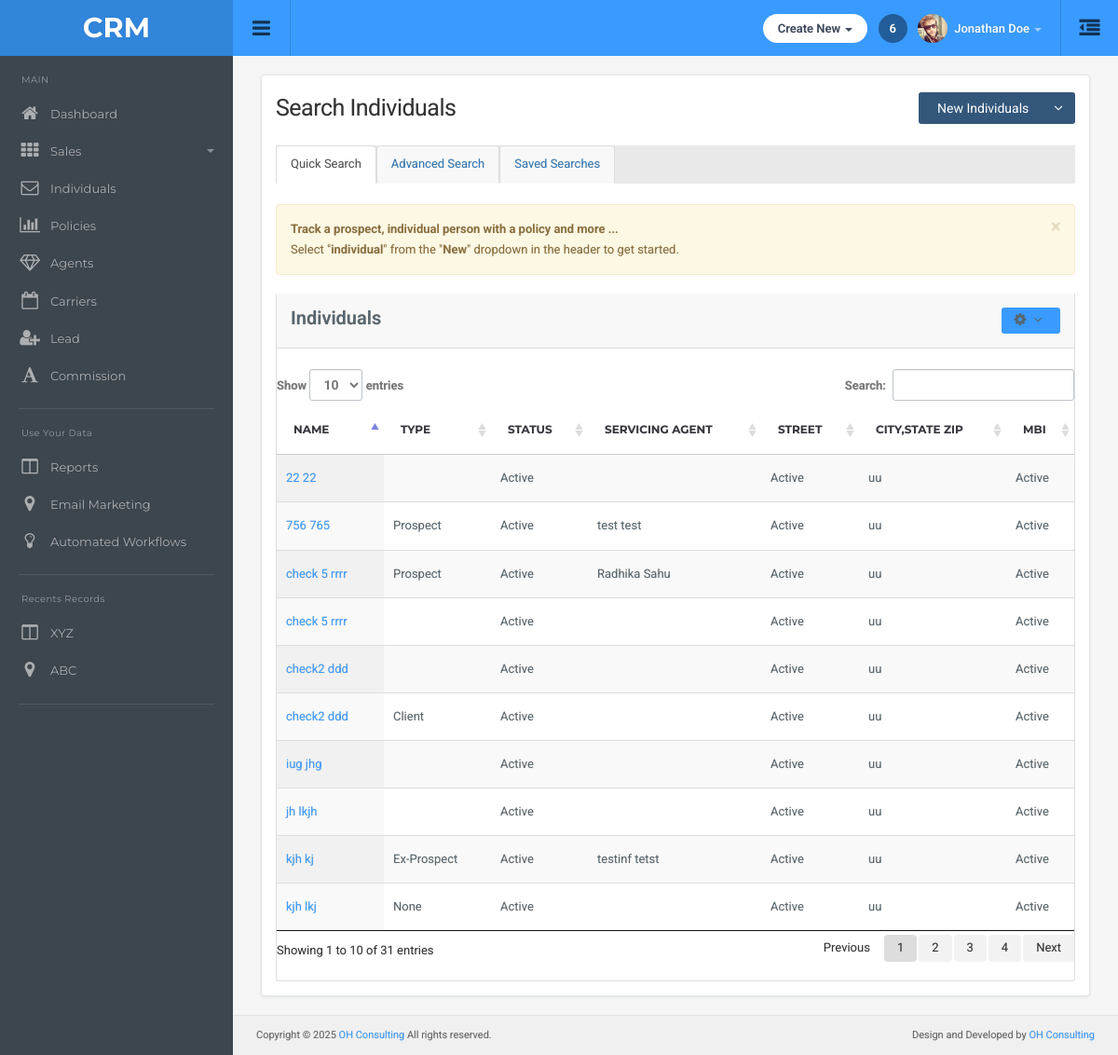
Before: /Individuals/search-individuals/ with the older database file.
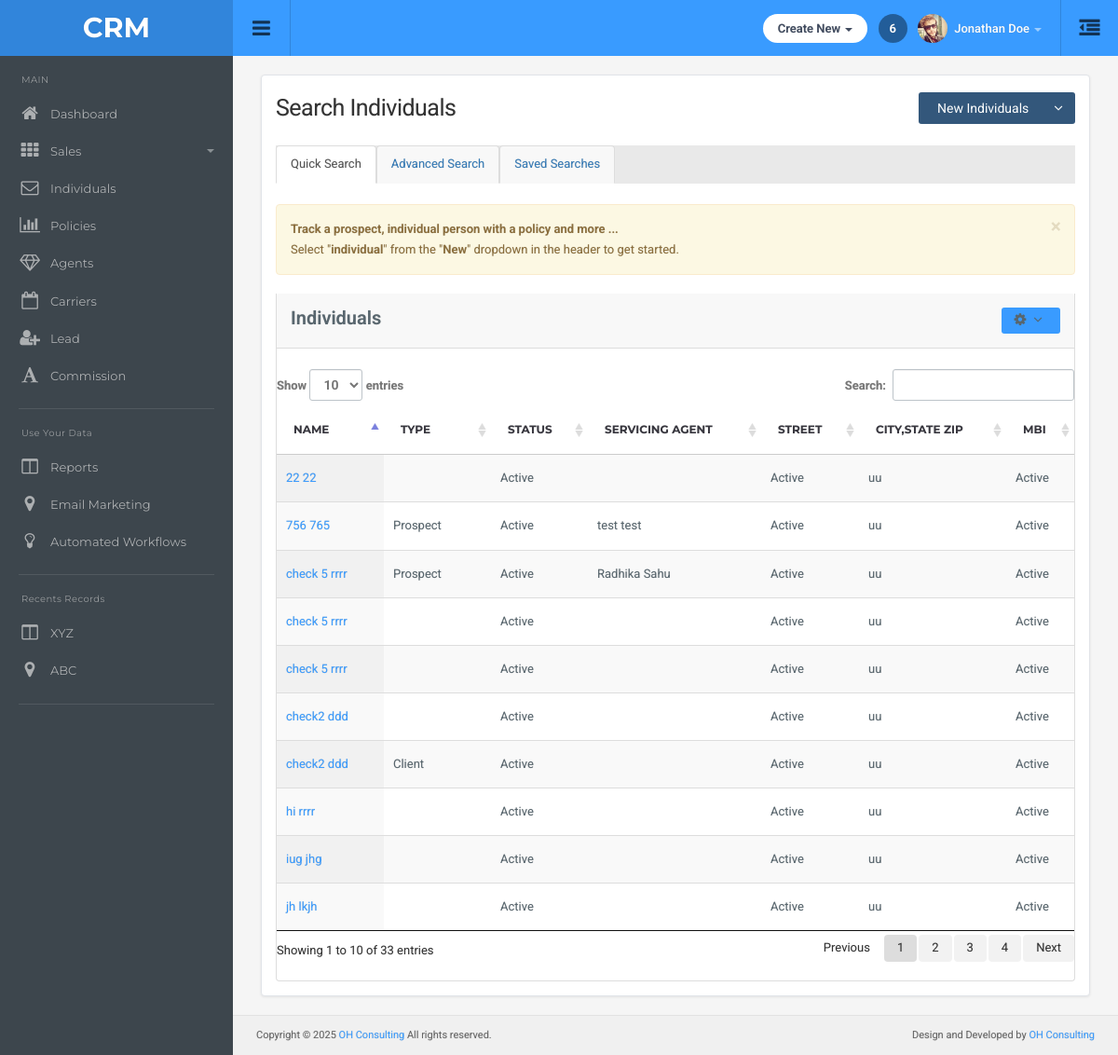
After: the same page with the newer database file.
### main/models.py (models this page shows)
class Individuals(models.Model):
    first_name = models.CharField(max_length=100)
    middle_name = models.CharField(max_length=100,null=True,blank=True)
    last_name = models.CharField(max_length=100)
    individual_type = models.CharField(max_length=100,null=True,blank=True)
    servicing_agent = models.ForeignKey(Agent,on_delete=models.CASCADE,null=True,blank=True)
    email = models.EmailField(null=True,blank=True)
    business_phone = models.CharField(max_length=10, blank=True, null=True)
    business_ext = models.CharField(max_length=10, blank=True, null=True)
    home_phone = models.CharField(max_length=10, blank=True, null=True)
    home_ext = models.CharField(max_length=10, blank=True, null=True)
    cell_phone = models.CharField(max_length=10, blank=True, null=True)
    cell_ext = models.CharField(max_length=10, blank=True, null=True)
    carrier = models.ForeignKey(Carrier,on_delete=models.SET_NULL,null=True,blank=True)

class Agent(models.Model):
    first_name = models.CharField(max_length=100)
    last_name = models.CharField(max_length=100,null=True,blank=True)
    business_phone = models.CharField(max_length=12,null=True,blank=True)
    ext = models.CharField(max_length=10,null=True,blank=True)
    email = models.EmailField(null=True,blank=True)
    agent_type = models.CharField(max_length=50,null=True,blank=True)
    status = models.CharField(max_length=50,null=True,blank=True)
    npn = models.CharField(max_length=100,null=True,blank=True)
    agency = models.ForeignKey(Agency,on_delete=models.CASCADE,related_name="agent_agency")
    agent_number = models.CharField(max_length=100,null=True,blank=True)

### main/views.py (the view)
# urls.py: path('Individuals/search-individuals/', views.search_individuals_list, name='search_individuals_list'),
def search_individuals_list(request):
    individual = Individuals.objects.all()
    carriers = Carrier.objects.all()
    context = {
        'individual':individual,
        'carriers':carriers
    }
    return render(request, 'Individuals/searchindividuals.html',context)

### templates/Individuals/searchindividuals.html (shortened to what this page needs)
{% extends "dashboard/base.html" %}
{% load static %}
{% block main-content %}
<div class="container-default">
  <div class="search-agents-container">
    <div class="page-header-row">
      <h1 class="page-title">Search Individuals</h1>
      <div class="btn-group">
        <button type="button" class="btn btn-primary" data-toggle="modal" data-target="#newIndividualModal">
          New Individuals
        </button>
        <button type="button" class="btn btn-primary dropdown-toggle" data-toggle="dropdown" aria-haspopup="true"
          aria-expanded="false">
          <i class="fa fa-angle-down"></i>
        </button>
      </div>
    </div>
    <ul class="nav nav-tabs">
      <li class="active"><a href="{% url 'search_individuals_list' %}">Quick Search</a></li>
      <li><a href="{% url 'advanced_individuals' %}">Advanced Search</a></li>
      <li><a href="{% url 'saved_individuals' %}">Saved Searches</a></li>
    </ul>
    <br>
    <div class="alert alert-warning alert-dismissible" role="alert">
      <button type="button" class="close" data-dismiss="alert" aria-label="Close">
        <span aria-hidden="true">&times;</span>
      </button>
      <strong>Track a prospect, individual person with a policy and more ...</strong><br>
      Select "<strong>individual</strong>" from the "<strong>New</strong>" dropdown in the header to get started.
    </div>
    <div class="agents-panel">
      <div class="panel-heading clearfix">
        <strong class="pull-left">Individuals</strong>
        <div class="dropdown pull-right">
          <button class="btn btn-sm btn-default dropdown-toggle" type="button" id="agentsDropdown"
            data-toggle="dropdown" aria-haspopup="true" aria-expanded="false">
            <i class="fa fa-cog"></i> <i class="fa fa-angle-down"></i>
          </button>
        </div>
      </div>
      <br>
      <div class="panel-body table-responsive">
        <table id="example8" class="table display">
          <thead>
            <tr>
              <th>Name</th>
              <th>Type</th>
              <th>Status</th>
              <th>Servicing Agent</th>
              <th>Street</th>
              <th>City,State Zip</th>
              <th>MBI</th>
            </tr>
          </thead>
          <tbody>
            {% for i in individual %}
            <tr>
              <td><a href="{% url 'individual_tab' i.id %}">{{i.first_name}} {{i.last_name}}</a></td>
              <td>{{i.individual_type}}</td>
              <td>Active</td>
              <td>{{i.servicing_agent.first_name}} {{i.servicing_agent.last_name}}</td>
              <td>Active</td>
              <td>uu</a></td>
              <td>Active</td>
            </tr>
           {% endfor %}
          </tbody>
        </table>
      </div>
    </div>
  </div>
 {% include "Individuals/addindividualmodal.html" %}
  {% endblock %}

Changed rows visible on the page:
no longer on this page (row unchanged): Individuals: first_name "kjh", last_name "kj", individual_type "Ex-Prospect", servicing_agent.first_name "testinf", servicing_agent.last_name "tetst"
no longer on this page (row unchanged): Individuals: first_name "kjh", last_name "lkj", individual_type "None"
added Individuals: first_name "check 5", last_name "rrrr"
added Individuals: first_name "hi", last_name "rrrr"
Other visible differences:
text written by a page script: "Show entries Search: Showing 1 to 10 of 31 entries Previous 1 2 3 4 Next" → "Show entries Search: Showing 1 to 10 of 33 entries Previous 1 2 3 4 Next"
